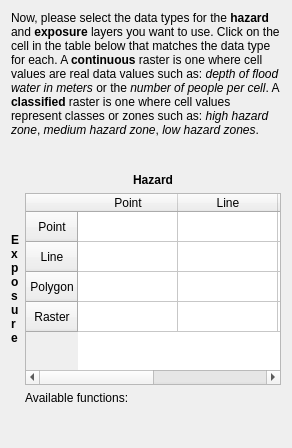
     <widget class="QWidget" name="pgF02Constraints2">
      <layout class="QVBoxLayout" name="verticalLayout_26">
       <item>
        <widget class="QLabel" name="lblSelectFunction2">
         <property name="sizePolicy">
          <sizepolicy hsizetype="Preferred" vsizetype="Preferred">
           <horstretch>0</horstretch>
           <verstretch>0</verstretch>
          </sizepolicy>
         </property>
         <property name="baseSize">
          <size>
           <width>0</width>
           <height>0</height>
          </size>
         </property>
         <property name="styleSheet">
          <string notr="true">font: 11pt &quot;Ubuntu&quot;;</string>
         </property>
         <property name="text">
          <string>&lt;html&gt;&lt;head/&gt;&lt;body&gt;&lt;p&gt;Now, please select the data types for the &lt;span style=&quot; font-weight:600;&quot;&gt;hazard&lt;/span&gt; and &lt;span style=&quot; font-weight:600;&quot;&gt;exposure&lt;/span&gt; layers you want to use. Click on the cell in the table below that matches the data type for each. A &lt;span style=&quot; font-weight:600;&quot;&gt;continuous&lt;/span&gt; raster is one where cell values are real data values such as: &lt;span style=&quot; font-style:italic;&quot;&gt;depth of flood water in meters&lt;/span&gt; or the &lt;span style=&quot; font-style:italic;&quot;&gt;number of people per cell&lt;/span&gt;. A &lt;span style=&quot; font-weight:600;&quot;&gt;classified&lt;/span&gt; raster is one where cell values represent classes or zones such as: &lt;span style=&quot; font-style:italic;&quot;&gt;high hazard zone&lt;/span&gt;, &lt;span style=&quot; font-style:italic;&quot;&gt;medium hazard zone&lt;/span&gt;, &lt;span style=&quot; font-style:italic;&quot;&gt;low hazard zones&lt;/span&gt;.&lt;br/&gt;&lt;/p&gt;&lt;/body&gt;&lt;/html&gt;</string>
         </property>
         <property name="alignment">
          <set>Qt::AlignLeading|Qt::AlignLeft|Qt::AlignTop</set>
         </property>
         <property name="wordWrap">
          <bool>true</bool>
         </property>
        </widget>
       </item>
       <item>
        <spacer name="verticalSpacer_32">
         <property name="orientation">
          <enum>Qt::Vertical</enum>
         </property>
         <property name="sizeType">
          <enum>QSizePolicy::Fixed</enum>
         </property>
         <property name="sizeHint" stdset="0">
          <size>
           <width>20</width>
           <height>16</height>
          </size>
         </property>
        </spacer>
       </item>
       <item>
        <layout class="QGridLayout" name="gridLayout_14">
         <item row="0" column="1">
          <widget class="QLabel" name="label_4">
           <property name="text">
            <string>&lt;b&gt;Hazard&lt;/b&gt;</string>
           </property>
           <property name="alignment">
            <set>Qt::AlignCenter</set>
           </property>
          </widget>
         </item>
         <item row="1" column="0">
          <widget class="QLabel" name="label_5">
           <property name="text">
            <string>&lt;b&gt;E&lt;br/&gt;x&lt;br/&gt;p&lt;br/&gt;o&lt;br/&gt;s&lt;br/&gt;u&lt;br/&gt;r&lt;br/&gt;e&lt;/b&gt;</string>
           </property>
          </widget>
         </item>
         <item row="1" column="1">
          <widget class="QTableWidget" name="tblFunctions2">
           <property name="editTriggers">
            <set>QAbstractItemView::NoEditTriggers</set>
           </property>
           <property name="tabKeyNavigation">
            <bool>false</bool>
           </property>
           <property name="showDropIndicator" stdset="0">
            <bool>false</bool>
           </property>
           <property name="dragDropOverwriteMode">
            <bool>false</bool>
           </property>
           <property name="selectionMode">
            <enum>QAbstractItemView::SingleSelection</enum>
           </property>
           <row>
            <property name="text">
             <string>Point</string>
            </property>
            <property name="textAlignment">
             <set>AlignHCenter|AlignVCenter|AlignCenter</set>
            </property>
           </row>
           <row>
            <property name="text">
             <string>Line</string>
            </property>
            <property name="textAlignment">
             <set>AlignHCenter|AlignVCenter|AlignCenter</set>
            </property>
           </row>
           <row>
            <property name="text">
             <string>Polygon</string>
            </property>
            <property name="textAlignment">
             <set>AlignHCenter|AlignVCenter|AlignCenter</set>
            </property>
           </row>
           <row>
            <property name="text">
             <string>Raster</string>
            </property>
            <property name="textAlignment">
             <set>AlignHCenter|AlignVCenter|AlignCenter</set>
            </property>
           </row>
           <column>
            <property name="text">
             <string>Point</string>
            </property>
            <property name="textAlignment">
             <set>AlignHCenter|AlignVCenter|AlignCenter</set>
            </property>
           </column>
           <column>
            <property name="text">
             <string>Line</string>
            </property>
            <property name="textAlignment">
             <set>AlignHCenter|AlignVCenter|AlignCenter</set>
            </property>
           </column>
           <column>
            <property name="text">
             <string>Polygon</string>
            </property>
            <property name="textAlignment">
             <set>AlignHCenter|AlignVCenter|AlignCenter</set>
            </property>
           </column>
           <column>
            <property name="text">
             <string>Raster</string>
            </property>
            <property name="textAlignment">
             <set>AlignHCenter|AlignVCenter|AlignCenter</set>
            </property>
           </column>
          </widget>
         </item>
         <item row="2" column="1">
          <widget class="QLabel" name="lblAvailableFunctions2">
           <property name="minimumSize">
            <size>
             <width>0</width>
             <height>40</height>
            </size>
           </property>
           <property name="text">
            <string>Available functions:</string>
           </property>
           <property name="alignment">
            <set>Qt::AlignLeading|Qt::AlignLeft|Qt::AlignTop</set>
           </property>
           <property name="wordWrap">
            <bool>true</bool>
           </property>
          </widget>
         </item>
        </layout>
       </item>
       <item>
        <spacer name="verticalSpacer_35">
         <property name="orientation">
          <enum>Qt::Vertical</enum>
         </property>
         <property name="sizeType">
          <enum>QSizePolicy::Fixed</enum>
         </property>
         <property name="sizeHint" stdset="0">
          <size>
           <width>20</width>
           <height>6</height>
          </size>
         </property>
        </spacer>
       </item>
      </layout>
     </widget>
